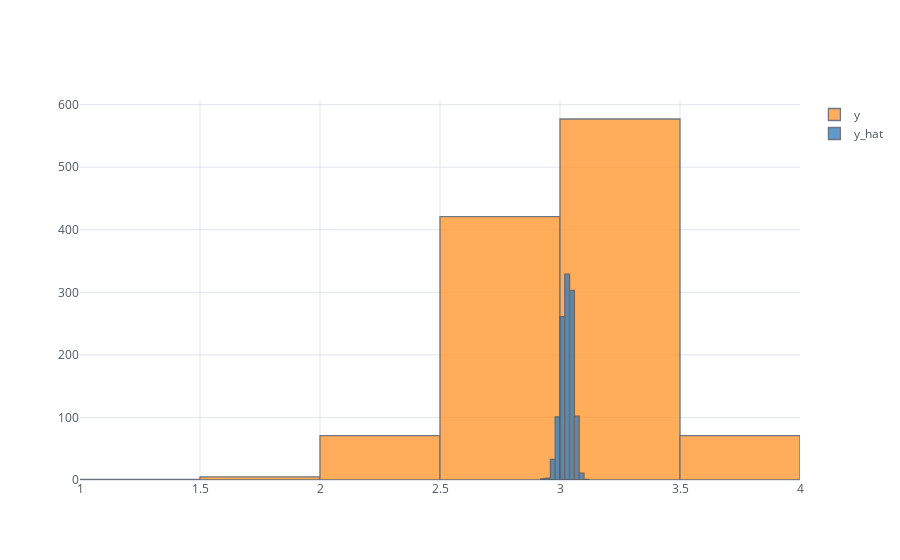

Notebook code for this chart:
### Code cell
df[["y", "y_hat"]].iplot(kind="hist", bins=10)

### Figure 1 — Plotly figure (JSON) as saved in the notebook; plotly's stock layout.template omitted (floating-point values rounded to 4 significant figures; data arrays with more than 128 entries replaced by an {"elided": "..."} marker saying what was removed)
{"data": [{"histfunc": "count", "histnorm": "", "marker": {"color": "rgba(255, 153, 51, 1.0)", "line": {"color": "#4D5663", "width": 1.3}}, "name": "y", "nbinsx": 10, "opacity": 0.8, "orientation": "v", "type": "histogram", "x": {"elided": "1146 float values"}}, {"histfunc": "count", "histnorm": "", "marker": {"color": "rgba(55, 128, 191, 1.0)", "line": {"color": "#4D5663", "width": 1.3}}, "name": "y_hat", "nbinsx": 10, "opacity": 0.8, "orientation": "v", "type": "histogram", "x": {"elided": "1146 float values"}}], "layout": {"autosize": true, "barmode": "overlay", "legend": {"bgcolor": "#FFFFFF", "font": {"color": "#4D5663"}}, "paper_bgcolor": "#FFFFFF", "plot_bgcolor": "#FFFFFF", "title": {"font": {"color": "#4D5663"}}, "xaxis": {"autorange": true, "gridcolor": "#E1E5ED", "range": [1, 4], "showgrid": true, "tickfont": {"color": "#4D5663"}, "title": {"font": {"color": "#4D5663"}, "text": ""}, "type": "linear", "zerolinecolor": "#E1E5ED"}, "yaxis": {"autorange": true, "gridcolor": "#E1E5ED", "range": [0, 607.4], "showgrid": true, "tickfont": {"color": "#4D5663"}, "title": {"font": {"color": "#4D5663"}, "text": ""}, "zerolinecolor": "#E1E5ED"}}}
